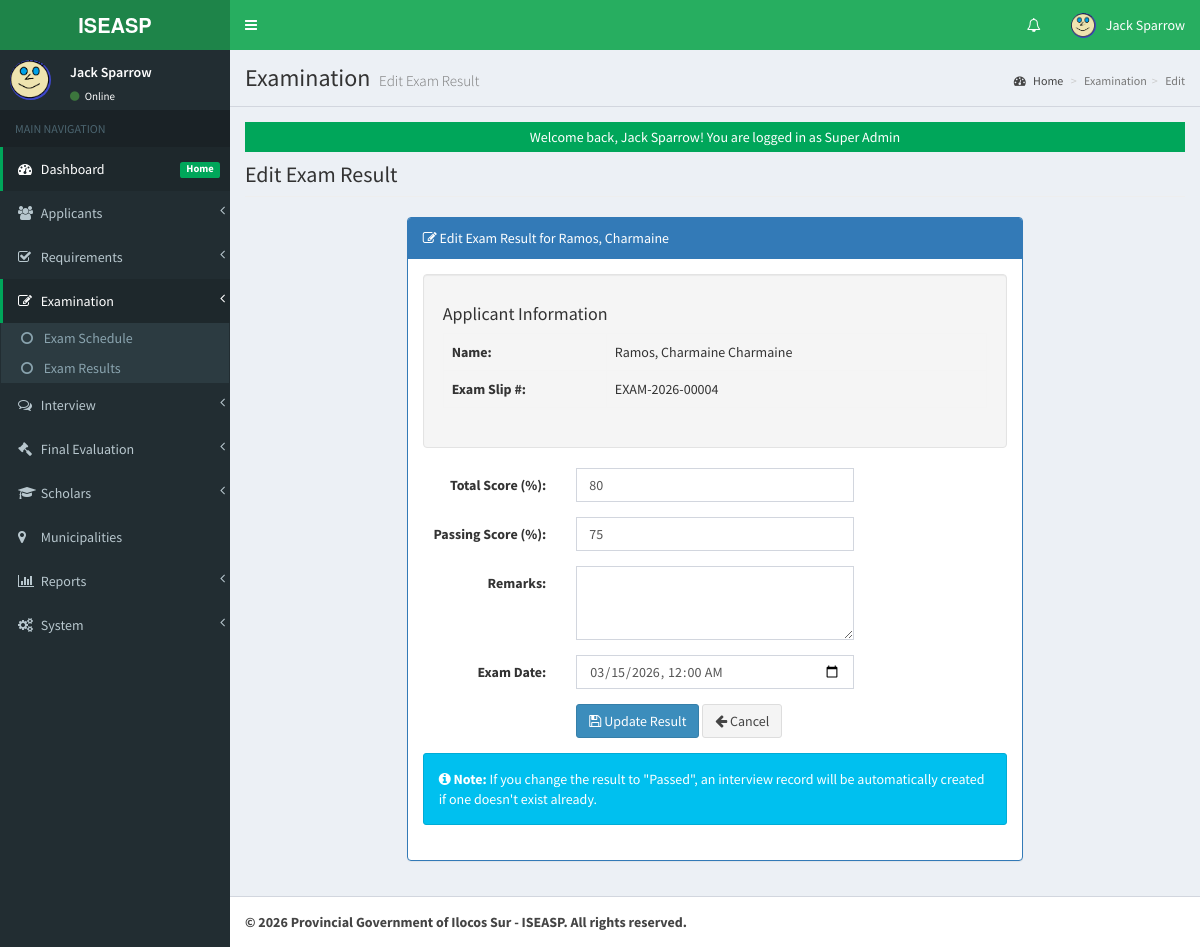
Screenshot of /admin/exam/index.php?view=edit&id=3 (signed in) with the database file from the repository.
### tables this page shows
CREATE TABLE `tblusers` (
  `USERID` int(11) NOT NULL AUTO_INCREMENT,
  `FULLNAME` varchar(150) NOT NULL,
  `USERNAME` varchar(100) NOT NULL,
  `PASS` varchar(255) NOT NULL,
  `ROLE` enum('Super Admin','Admin','Evaluator','Staff') DEFAULT 'Admin',
  `PICLOCATION` varchar(255) DEFAULT NULL,
  `EMAIL` varchar(150) DEFAULT NULL,
  `DATECREATED` datetime DEFAULT current_timestamp(),
  `LAST_LOGIN` datetime DEFAULT NULL,
  `LAST_ACTIVITY` datetime DEFAULT NULL,
  `IP_ADDRESS` varchar(45) DEFAULT NULL,
  PRIMARY KEY (`USERID`),
  UNIQUE KEY `USERNAME` (`USERNAME`),
  KEY `idx_username` (`USERNAME`),
  KEY `idx_role` (`ROLE`)
);

CREATE TABLE `tbl_exam_results` (
  `EXAM_RESULT_ID` int(11) NOT NULL AUTO_INCREMENT,
  `APPLICANTID` int(11) NOT NULL,
  `EXAMINER_ID` int(11) NOT NULL,
  `EXAM_DATE` datetime DEFAULT current_timestamp(),
  `TOTAL_SCORE` int(11) DEFAULT NULL,
  `PASSING_SCORE` int(11) DEFAULT NULL,
  `REMARKS` text DEFAULT NULL,
  `CREATED_AT` datetime DEFAULT current_timestamp(),
  `UPDATED_AT` datetime DEFAULT NULL ON UPDATE current_timestamp(),
  PRIMARY KEY (`EXAM_RESULT_ID`),
  KEY `APPLICANTID` (`APPLICANTID`),
  KEY `EXAMINER_ID` (`EXAMINER_ID`),
  KEY `idx_applicant` (`APPLICANTID`),
  KEY `idx_examiner` (`EXAMINER_ID`),
  CONSTRAINT `fk_exam_applicant` FOREIGN KEY (`APPLICANTID`) REFERENCES `tbl_applicants` (`APPLICANTID`) ON DELETE CASCADE,
  CONSTRAINT `fk_exam_examiner` FOREIGN KEY (`EXAMINER_ID`) REFERENCES `tblusers` (`USERID`)
);

CREATE TABLE `tbl_applicants` (
  `APPLICANTID` int(11) NOT NULL AUTO_INCREMENT,
  `FIRSTNAME` varchar(100) NOT NULL,
  `MIDDLENAME` varchar(100) DEFAULT NULL,
  `LASTNAME` varchar(100) NOT NULL,
  `SUFFIX` varchar(10) DEFAULT NULL,
  `LRN` varchar(12) DEFAULT NULL,
  `BIRTHDATE` date DEFAULT NULL,
  `BIRTHPLACE` varchar(200) DEFAULT NULL,
  `GENDER` enum('Male','Female','Other') DEFAULT NULL,
  `CIVIL_STATUS` enum('Single','Married','Widowed','Separated') DEFAULT 'Single',
  `RELIGION` varchar(100) DEFAULT NULL,
  `NATIONALITY` varchar(50) DEFAULT 'Filipino',
  `PERMANENT_ADDRESS` text DEFAULT NULL,
  `CURRENT_ADDRESS` text DEFAULT NULL,
  `DISTRICT` varchar(100) DEFAULT NULL,
  `MUNICIPALITY` varchar(100) DEFAULT NULL,
  `BARANGAY` varchar(100) DEFAULT NULL,
  `COURSE` varchar(150) NOT NULL,
  `SCHOOL` varchar(150) NOT NULL,
  `YEARLEVEL` varchar(50) NOT NULL,
  `GPA` decimal(5,2) DEFAULT NULL,
  `CONTACT` varchar(20) NOT NULL,
  `EMAIL` varchar(150) NOT NULL,
  `FACEBOOK_URL` varchar(255) DEFAULT NULL,
  `EMERGENCY_CONTACT_NAME` varchar(150) DEFAULT NULL,
  `EMERGENCY_CONTACT_NUMBER` varchar(20) DEFAULT NULL,
  `EMERGENCY_CONTACT_RELATION` varchar(50) DEFAULT NULL,
  `APPLICATION_TYPE` enum('New Applicant','Renewal') DEFAULT 'New Applicant',
  `SCHOOL_YEAR` varchar(20) DEFAULT NULL,
  `SEMESTER` enum('1st Semester','2nd Semester','Summer') DEFAULT '1st Semester',
  `IS_4PS_BENEFICIARY` enum('Yes','No') DEFAULT 'No',
  `IS_INDIGENOUS` enum('Yes','No') DEFAULT 'No',
  `FAMILY_ANNUAL_INCOME` decimal(10,2) DEFAULT NULL,
  `PARENT_OCCUPATION` varchar(100) DEFAULT NULL,
  `STATUS` enum('Pending','Approved','Rejected','For Interview','Qualified','Scholar','Graduated') DEFAULT 'Pending',
  `EXAM_STATUS` enum('Pending','Passed','Failed') DEFAULT 'Pending',
  `REQUIREMENT_STATUS` enum('Complete','Incomplete','Pending') DEFAULT 'Pending',
  `REQUIREMENT_DATE` datetime DEFAULT NULL,
  `EXAM_SLIP_NUMBER` varchar(50) DEFAULT NULL,
  `EXAM_SLIP_GENERATED` datetime DEFAULT NULL,
  `EXAM_DATE` date DEFAULT NULL,
  `EXAM_TIME` time DEFAULT NULL,
  `EXAM_VENUE` varchar(255) DEFAULT NULL,
  `EXAM_NOTES` text DEFAULT NULL,
  `CREATED_BY` int(11) NOT NULL,
  `DATECREATED` datetime DEFAULT current_timestamp(),
  `UPDATED_BY` int(11) DEFAULT NULL,
  `LAST_UPDATED` datetime DEFAULT NULL ON UPDATE current_timestamp(),
  PRIMARY KEY (`APPLICANTID`),
  KEY `CREATED_BY` (`CREATED_BY`),
  KEY `idx_lrn` (`LRN`),
  KEY `idx_status` (`STATUS`),
  KEY `idx_exam_status` (`EXAM_STATUS`),
  KEY `idx_requirement_status` (`REQUIREMENT_STATUS`),
  KEY `idx_school_year` (`SCHOOL_YEAR`),
  KEY `idx_municipality` (`MUNICIPALITY`),
  KEY `idx_district` (`DISTRICT`),
  KEY `idx_datecreated` (`DATECREATED`),
  KEY `idx_updated_by` (`UPDATED_BY`),
  CONSTRAINT `fk_applicant_creator` FOREIGN KEY (`CREATED_BY`) REFERENCES `tblusers` (`USERID`),
  CONSTRAINT `fk_applicant_updater` FOREIGN KEY (`UPDATED_BY`) REFERENCES `tblusers` (`USERID`) ON DELETE SET NULL
);

### admin/exam/edit_result.php (the view, shortened to what the rows shown need)
<?php
$id = isset($_GET['id']) ? intval($_GET['id']) : 0;
global $mydb;
$sql = "
    SELECT er.*, a.*
    FROM tbl_exam_results er
    INNER JOIN tbl_applicants a ON er.APPLICANTID = a.APPLICANTID
    WHERE er.EXAM_RESULT_ID = $id
";
$mydb->setQuery($sql);
$mydb->executeQuery();
$result = $mydb->loadSingleResult();
?>
<div class="row">
    <div class="col-lg-12">
        <h1 class="page-header">Edit Exam Result</h1>
    </div>
</div>
<div class="row">
    <div class="col-md-8 col-md-offset-2">
        <div class="panel panel-primary">
            <div class="panel-heading">
                <i class="fa fa-edit"></i> Edit Exam Result for <?= htmlspecialchars($result->LASTNAME . ', ' . $result->FIRSTNAME) ?>
            </div>
            <div class="panel-body">
                <div class="well">
                    <h4>Applicant Information</h4>
                    <table class="table table-bordered">
                        <tr>
                            <th width="30%">Name:</th>
                            <td><?= htmlspecialchars($result->LASTNAME . ', ' . $result->FIRSTNAME . ' ' . ($result->MIDDLENAME ?? '')) ?></td>
                        </tr>
                        <tr>
                            <th>Exam Slip #:</th>
                            <td><?= htmlspecialchars($result->EXAM_SLIP_NUMBER ?? 'N/A') ?></td>
                        </tr>
                    </table>
                </div>
                <form method="POST" action="controller.php?action=edit" class="form-horizontal">
                    <div class="form-group">
                        <label class="col-md-3 control-label">Total Score (%):</label>
                        <div class="col-md-6">
                            <input type="number" name="TOTAL_SCORE" class="form-control"
                                   value="<?= $result->TOTAL_SCORE ?>" min="0" max="100" step="0.01" required>
                        </div>
                    </div>
                    <div class="form-group">
                        <label class="col-md-3 control-label">Passing Score (%):</label>
                        <div class="col-md-6">
                            <input type="number" name="PASSING_SCORE" class="form-control"
                                   value="<?= $result->PASSING_SCORE ?>" min="0" max="100" step="0.01" required>
                        </div>
                    </div>
                    <div class="form-group">
                        <label class="col-md-3 control-label">Remarks:</label>
                        <div class="col-md-6">
                            <textarea name="REMARKS" class="form-control" rows="3"><?= htmlspecialchars($result->REMARKS) ?></textarea>
                        </div>
                    </div>
                    <div class="form-group">
                        <label class="col-md-3 control-label">Exam Date:</label>
                        <div class="col-md-6">
                            <input type="datetime-local" name="EXAM_DATE" class="form-control"
                                   value="<?= date('Y-m-d\TH:i', strtotime($result->EXAM_DATE)) ?>" required>
                        </div>
                    </div>
                    <div class="form-group">
                        <div class="col-md-offset-3 col-md-6">
                            <button type="submit" name="save" class="btn btn-primary">
                                <i class="fa fa-save"></i> Update Result
                            </button>
                            <a href="index.php?view=results" class="btn btn-default">
                                <i class="fa fa-arrow-left"></i> Cancel
                            </a>
                        </div>
                    </div>
                    <div class="alert alert-info">
                        <i class="fa fa-info-circle"></i>
                        <strong>Note:</strong> If you change the result to "Passed", an interview record will be automatically created if one doesn't exist already.
                    </div>
                </form>
            </div>
        </div>
    </div>
</div>

### admin/theme/templates.php (shortened to what the rows shown need)
<!DOCTYPE html>
<html>
<head>
    <link rel="stylesheet" href="<?php echo web_root;?>bootstrap/css/bootstrap.min.css">
    <link rel="stylesheet" href="<?php echo web_root;?>plugins/font-awesome/css/font-awesome.min.css">
    <link rel="stylesheet" href="<?php echo web_root;?>dist/css/AdminLTE.min.css">
    <link rel="stylesheet" href="<?php echo web_root;?>dist/css/skins/_all-skins.min.css">
    <link rel="stylesheet" href="<?php echo web_root;?>plugins/iCheck/flat/blue.css">
    <link rel="stylesheet" href="<?php echo web_root;?>plugins/datatables/dataTables.bootstrap.css">
    <link rel="stylesheet" href="<?php echo web_root;?>plugins/datepicker/datepicker3.css">
    <link rel="stylesheet" href="<?php echo web_root;?>plugins/daterangepicker/daterangepicker-bs3.css">
    <link rel="stylesheet" href="<?php echo web_root;?>plugins/bootstrap-wysihtml5/bootstrap3-wysihtml5.min.css">
</head>
<body class="hold-transition skin-green fixed sidebar-mini">
    <div class="wrapper">
        <header class="main-header">
            <nav class="navbar navbar-static-top" role="navigation">
                <div class="navbar-custom-menu">
                    <ul class="nav navbar-nav">
                        <?php
                        $user = New User();
                        $singleuser = $user->single_user($_SESSION['ADMIN_USERID']);
                        ?>
                        <li class="dropdown user user-menu">
                            <a href="#" class="dropdown-toggle" data-toggle="dropdown">
                                <img src="<?php echo web_root.'admin/user/photos/'. $singleuser->PICLOCATION;?>" class="user-image" alt="User Image">
                                <span class="hidden-xs"><?php echo $singleuser->FULLNAME; ?></span>
                            </a>
                        </li>
                    </ul>
                </div>
            </nav>
        </header>
        <aside class="main-sidebar">
            <section class="sidebar">
                <div class="user-panel">
                    <div class="pull-left image">
                        <img src="<?php echo web_root.'admin/user/photos/'. $singleuser->PICLOCATION;?>" class="img-circle" alt="User Image"  style="height: 40px;">
                    </div>
                    <div class="pull-left info">
                        <p><?php echo $singleuser->FULLNAME; ?></p>
                        <a href="#"><i class="fa fa-circle text-success"></i> Online</a>
                    </div>
                </div>
            </section>
        </aside>
        <div class="content-wrapper">
            <section class="content-header">
                <h1>
                    <?php echo isset($title) ? $title : 'Dashboard'; ?>
                    <small><?php echo isset($subtitle) ? $subtitle : 'Control Panel'; ?></small>
                </h1>
            </section>
            <section class="content">
                <?php
                if (isset($content) && file_exists($content)) {
                    require_once $content;
                } else {
                    echo '<div class="alert alert-danger">Content file not found!</div>';
                }
                ?>
            </section>
        </div>
    </div>
</body>
</html>

### rows the page displays
tblusers: PICLOCATION (picture), FULLNAME "Jack Sparrow"
tbl_exam_results: APPLICANTID.FIRSTNAME "Ramos, Charmaine", APPLICANTID.MIDDLENAME "Ramos, Charmaine Charmaine", APPLICANTID.EXAM_SLIP_NUMBER "EXAM-2026-00004", TOTAL_SCORE "80", PASSING_SCORE "75", EXAM_DATE "03/15/2026 00:00"

### other values shown
$title "Examination"
$subtitle "Edit Exam Result"
str_replace('_', ' ', $_GET['view']) "Edit"
$_SESSION['message'] "Welcome back, Jack Sparrow! You are logged in as Super Admin"
